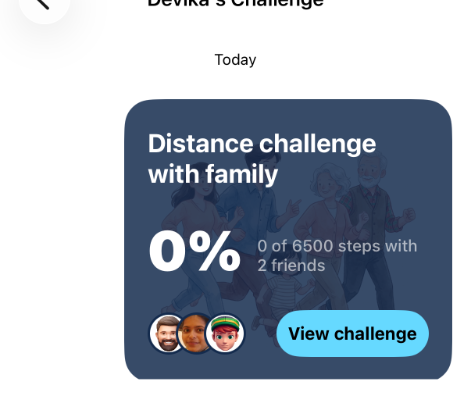
#> input picture top.png, 470 x 412 px
$ python compare2.py
#> lines starting #> are read from the running program, lines starting #| are printed output that depends on the picture; after the words box and inside, x2 and y2 are one past the last pixel; in counts of white or black regions, pixels touching at a corner belong together
import cv2
import numpy as np

img1 = cv2.imread("top.png")
#> img1 is the input picture: shape (412, 470, 3); mean B, G, R 188.9, 176.8, 166.7
img2 = cv2.imread("bottom.png")
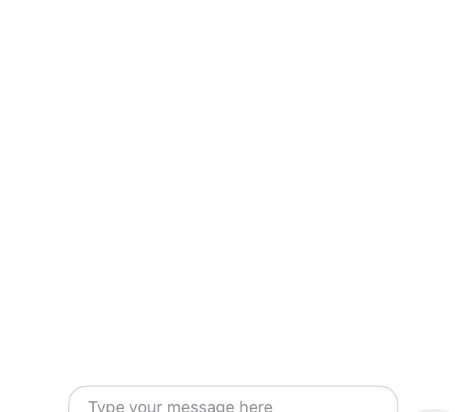
#> input picture bottom.png, 470 x 412 px
#> img2 is the input picture: shape (412, 470, 3); mean B, G, R 254.6, 254.6, 254.6

# Find the blue "View challenge" button as a template
# Blue color approx: BGR (255, 217, 102) -> sky blue in OpenCV is (255, 217, 102)?
# Let's just find the card bounds.
gray1 = cv2.cvtColor(img1, cv2.COLOR_BGR2GRAY)
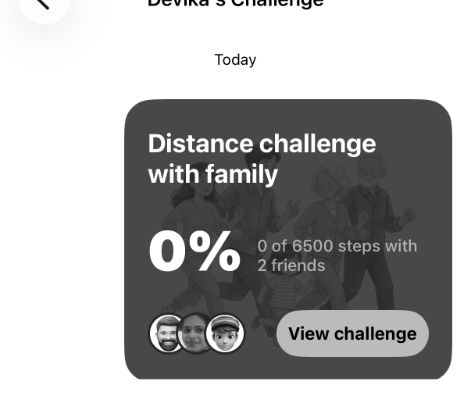
#> gray1: shape (412, 470); min 0, max 255, mean 175.1
gray2 = cv2.cvtColor(img2, cv2.COLOR_BGR2GRAY)
_, t1 = cv2.threshold(gray1, 240, 255, cv2.THRESH_BINARY)
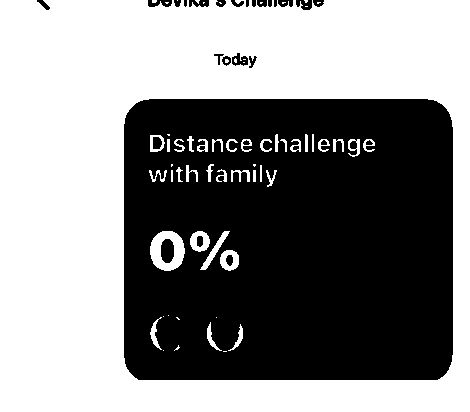
#> t1: shape (412, 470); 54% white; 27 black regions (1 under 20 px), largest, box (x1, y1, x2, y2) and area: (124, 99, 453, 380) 87449, (161, 239, 174, 263) 263, (232, 53, 248, 66) 123
_, t2 = cv2.threshold(gray2, 240, 255, cv2.THRESH_BINARY)
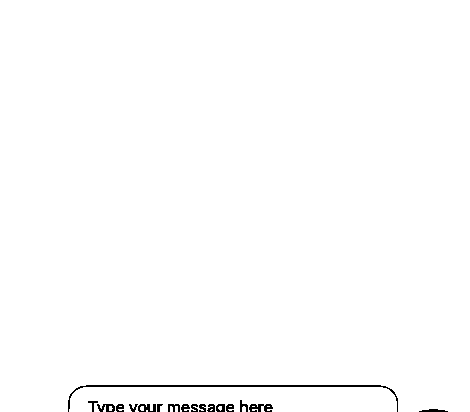
#> t2: shape (412, 470); 99.2% white; black in thin lines or dots, all inside (x1, y1, x2, y2) = (68, 385, 448, 412)

c1, _ = cv2.findContours(t1, cv2.RETR_EXTERNAL, cv2.CHAIN_APPROX_SIMPLE)
#> c1 = 12 contours, 11 with area under 20; largest, box (x1, y1, x2, y2) and area: (0, 0, 470, 412) 191750
c2, _ = cv2.findContours(t2, cv2.RETR_EXTERNAL, cv2.CHAIN_APPROX_SIMPLE)
#> c2 = 17 contours, 15 with area under 20; largest, box (x1, y1, x2, y2) and area: (0, 0, 470, 412) 183928, (69, 387, 397, 412) 6544

cards1 = [cv2.boundingRect(c) for c in c1 if cv2.boundingRect(c)[2] > 200]
#> cards1 = [(0, 0, 470, 412)]
cards2 = [cv2.boundingRect(c) for c in c2 if cv2.boundingRect(c)[2] > 200]
#> cards2 = [(69, 387, 328, 25), (0, 0, 470, 412)]

print("Top cards:", cards1)
#| Top cards: [(0, 0, 470, 412)]
print("Bottom cards:", cards2)
#| Bottom cards: [(69, 387, 328, 25), (0, 0, 470, 412)]
